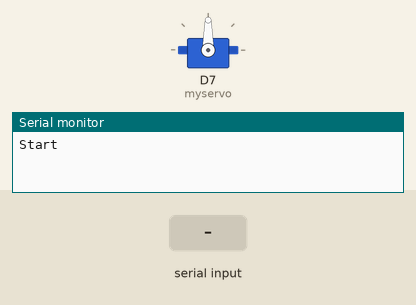
The program below on a simulated ESP8266 (Wemos D1 mini). Shown: servo, the last lines printed to the serial monitor. Inputs (shaded band) come from the test bench.

Above: at 1.2 s.
1.3 s: "b" received over Serial
2.8 s: "s" received over Serial
At 3.26 s:
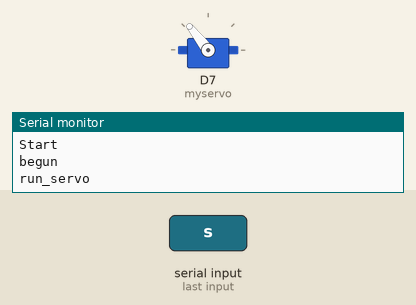
At 3.88 s:
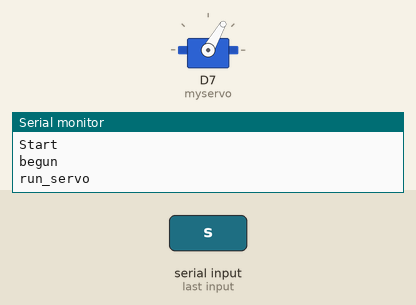
5.8 s: "p" received over Serial
At 8.09 s:
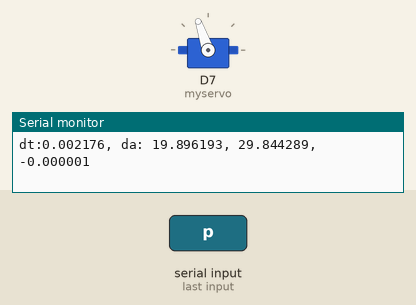
8.8 s: "o" received over Serial
Timing chart, 0 to 12.8 s (numbered marks = the images above; inputs shaded):
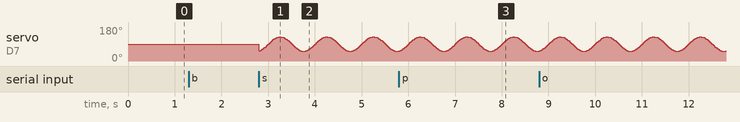

The program:

main.cpp
```cpp
/*
 * Blink
 * Turns on an LED on for one second,
 * then off for one second, repeatedly.
 */

#include "Arduino.h"
#include <elapsedMillis.h>

#include <ESP8266WiFi.h>
#include <WiFiUdp.h>

//const char* ssid = "********";
//const char* password = "********";

#include <Servo.h>

Servo myservo; // create servo object to control a servo
               // twelve servo objects can be created on most boards

// WiFiUDP Udp;
// unsigned int localUdpPort = 4210;
// char incomingPacket[256];
// char replyPacket[] = "Hi there! Got the message :-)";
void setup()
{
  myservo.attach(D7); // attaches the servo on GIO2 to the servo object
  Serial.begin(115200);
  Serial.printf_P("Start\n");

  // WiFi.begin(ssid, password);
  // while (WiFi.status() != WL_CONNECTED)
  // {
  //   delay(500);
  //   Serial.print(".");
  // }
  // Serial.println(" connected");

  // Udp.begin(localUdpPort);
}

// void checkUdpMsg()
// {
//   int packetSize = Udp.parsePacket();
//   if (packetSize)
//   {
//     Serial.printf("Received %d bytes from %s, port %d\n", packetSize, Udp.remoteIP().toString().c_str(), Udp.remotePort());
//     int len = Udp.read(incomingPacket, 255);
//     if (len > 0)
//     {
//       incomingPacket[len] = '\0';
//     }
//     Serial.printf("UDP packet contents: %s\n", incomingPacket);

//     // (...)
//   }
// }

static float inc = 0;
bool started = false, run_servo = false, print_val = false, timed_eq = false;
long timed_eq_this_now = 0;
elapsedMillis timed_eq_el_time;
int timed_eq_interval = 0;

double mapf(double val, double in_min, double in_max, double out_min, double out_max)
{
  return (val - in_min) * (out_max - out_min) / (in_max - in_min) + out_min;
}

double sine(float freq_hz, float time_sec, float apm_deg, float phase)
{
  return apm_deg * sin(2 * PI * freq_hz * time_sec + phase);
}
void vibrate(float freq_hz, float amp)
{
  static float last_angle = 0;
  static elapsedMicros elapsed_time = 0, elapsed_print_time = 0;
  static float servo_resp_time = 0; //fabs(angle-last_angle)/60.0;
  const float pos_off = 90.0f;

  double angle = sine(freq_hz, micros64() / 1000000.0, amp, 0); // rads
  double safe_angle = 0.0;
  safe_angle = mapf(angle, radians(-90), radians(90), radians(-60), radians(60));
  //angle = safe_angle;

  if (elapsed_time >= servo_resp_time * 1000000.0) // micros
  {
    elapsed_time = 0;
    servo_resp_time = fabs(degrees(angle) - degrees(last_angle)) / 600.0; ////(radians(60.0)); // 60.0 deg per 0.1 sec
                                                                          //servo_resp_time *= 10.0;

    if (true == run_servo)
    {
      myservo.write(degrees(safe_angle) + pos_off);
    }

    last_angle = angle;
  }

  if (elapsed_print_time >= 0.001 * 1000000.0) // micros
  {
    elapsed_print_time = 0;
    if (print_val == true)
    {
      Serial.printf("dt:%f, da: %f, %f, %f\n", servo_resp_time, degrees(safe_angle), degrees(angle), degrees(angle - last_angle));
    }
  }
}

// void _NOTHIN(float freq_hz, float amp)
// {
//   /* Corrected:: Now time_res independent algo is working.
//         20 ms servo response limitation */
//   /* - if this changes entire equation needs to account for the change*/
//   float time_res = 0.02; // Any servo response time is suitable
//   // Here 40ms reaction time for particular servo
//   static elapsedMicros elapsed_time = 0, elapsed_servo_act_time = 0;
//   //static float last_angle = 0;
//   float angle, pos = 90.0f;

//   float inc_res = 3.6 * freq_hz; //* time_res * 100.0;

//   if (elapsed_time >= time_res * 1000000.0) // micros
//   {
//     elapsed_time = 0;
//     inc += inc_res;
//     inc = inc >= 360 ? 0 : inc;
//     angle = pos + sin(PI / 180.0 * (inc)) * amp;
//     float time_resp = fabs(angle - last_angle) / 60.0;
//     float interval = (1000000.0f) * time_resp; //time_res;

//     if (elapsed_servo_act_time >= interval) // micros
//     {

//       elapsed_servo_act_time = 0;

//       last_angle = angle;
//       myservo.write(angle);
//       //Serial.printf_P("angle: %f\n",angle);
//     }
//   }
// }

int const time_ms = 500;
void loop()
{
  static elapsedMillis elapsedTime = 0;
  static float inc_l = 1;
  static float amp_l = 1;

  if(timed_eq==true)
  {
    if(timed_eq_el_time > timed_eq_interval)
    {
      timed_eq_el_time = 0 ;
      timed_eq = false;
      started = false;
      run_servo = false;
      Serial.printf_P("timed_eq ended for %d ms with freq: %f and amp %f\n", timed_eq_interval, inc_l, amp_l);
    }
  }

  if (Serial.available() > 0)
  {

    int instr = Serial.read();


    if (isDigit(instr) == true) // 0 to 9 only
    {
      timed_eq_this_now = millis();
      timed_eq_el_time = 0;
      timed_eq = true;
      started = true;
      run_servo = true;
      timed_eq_interval = (instr - 0x30) * 1000.0; //ms

      Serial.printf_P("timed_eq began for %d ms with freq: %f and amp %f\n", timed_eq_interval, inc_l, amp_l);
    }

    if (instr == 'b')
    {
      started = true;
      Serial.printf_P("begun\n", inc_l);
    }

    if (instr == 'e')
    {
      started = false;
      run_servo = false;
      Serial.printf_P("ended\n", inc_l);
    }

    if (instr == 's')
    {
      run_servo = true;
      Serial.printf_P("run_servo\n", inc_l);
    }

    if (instr == 't')
    {
      run_servo = false;
      Serial.printf_P("stop_servo\n", inc_l);
    }

    if (instr == 'p')
    {
      print_val = true;
      Serial.printf_P("print\n", inc_l);
    }

    if (instr == 'o')
    {
      print_val = false;
      Serial.printf_P("stop print\n", inc_l);
    }

    if (instr == 'r')
    {
      Serial.printf_P("reset\n", inc_l);
      delay(1000);
      ESP.reset();
    }

    if (started)
    {
      if (instr == '+')
      {
        if (inc_l < 0.5)
        {
          inc_l += 0.0625;
        }
        else
        {
          inc_l += 0.5;
        }
        Serial.printf_P("freq: %f\n", inc_l);
      }

      if (instr == '-')
      {
        if (inc_l < 0.5)
        {
          inc_l -= 0.0625;
        }
        else
        {
          inc_l -= 0.5;
        }
        Serial.printf_P("freq: %f\n", inc_l);
      }

       if (inc_l < 0)
       {
         inc_l = 0;
      //   if (inc_l < 0.5)
      //   {
      //     inc_l += 0.0625;
      //   }
      //   else
      //   {
      //     inc_l += 0.5;
      //   }
          Serial.printf_P("freq clipped: %f\n", inc_l);
        }

      if (inc_l > 50)
      {
        inc_l = 50;
        Serial.printf_P("freq clipped: %f\n", inc_l);
      }

      if (instr == 'a')
      {
        if (amp_l < 0.0625)
        {
          amp_l += 0.00625;
        }
        else
        {
          amp_l += 0.0625;
        }
        Serial.printf_P("amp: %f\n", amp_l);
      }

      if (instr == 'z')
      {
        if (amp_l < 0.0625)
        {
          amp_l -= 0.00625;
        }
        else
        {
          amp_l -= 0.0625;
        }
        Serial.printf_P("amp: %f\n", amp_l);
      }

      if (amp_l < 0)
      {
        amp_l = 0;
        Serial.printf_P("amp clipped: %f\n", amp_l);
      }

      if (amp_l > 50)
      {
        amp_l = 50;
        Serial.printf_P("amp clipped: %f\n", amp_l);
      }
    }
  }

  // if (elapsedTime >= 5000)
  // {
  //   elapsedTime = 0;
  //   inc += 1;
  // }
  if (started)
  {
    vibrate(inc_l, amp_l);
  }
}
```
